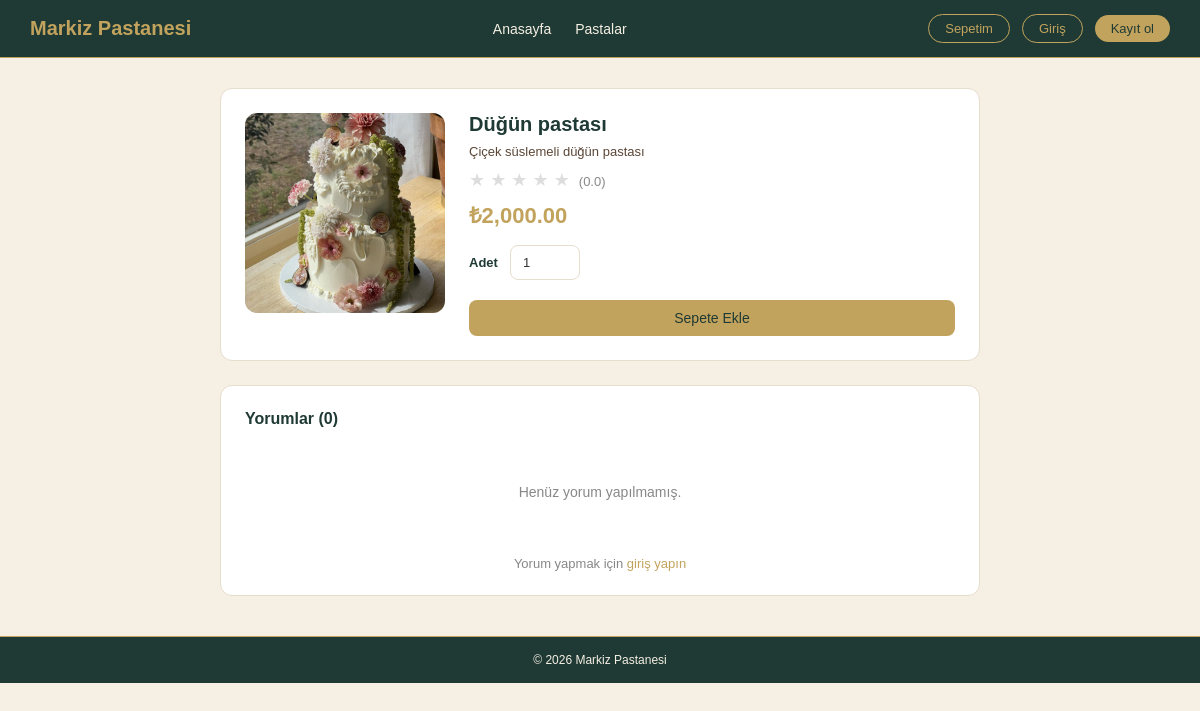
Page /urun_detay.php?id=17 on the committed database.
### tables this page shows
CREATE TABLE `pasta` (
  `Pasta_id` int NOT NULL AUTO_INCREMENT,
  `Kategori_id` int NOT NULL,
  `PastaAdi` varchar(100) NOT NULL,
  `Aciklama` varchar(255) DEFAULT NULL,
  `Fiyat` decimal(10,2) NOT NULL,
  `MevcutMu` tinyint(1) NOT NULL DEFAULT '1',
  `Stok` int NOT NULL DEFAULT '10',
  `Resim` varchar(255) DEFAULT 'default.jpg',
  PRIMARY KEY (`Pasta_id`),
  KEY `Kategori_id` (`Kategori_id`),
  CONSTRAINT `pasta_ibfk_1` FOREIGN KEY (`Kategori_id`) REFERENCES `kategori` (`Kategori_id`) ON DELETE CASCADE ON UPDATE CASCADE,
  CONSTRAINT `pasta_chk_1` CHECK ((`Fiyat` > 0)),
  CONSTRAINT `pasta_chk_2` CHECK ((`Stok` >= 0))
);

### dal/pasta_dal.php (called while the page is built, shortened)
<?php
require_once __DIR__ . '/../dal/db.php';
function pasta_getir_Id($pasta_id) {
    global $pdo;
    $stmt = $pdo->prepare("CALL PastaGetirById(?)");
    $stmt->execute([$pasta_id]);
    return $stmt->fetch(PDO::FETCH_ASSOC);
}
function pastaya_gore_yorumlari_listele($pasta_id) {
    global $pdo;
    $stmt = $pdo->prepare("CALL YorumListeleByPasta(?)");
    $stmt->execute([$pasta_id]);
    return $stmt->fetchAll(PDO::FETCH_ASSOC);
}
function ortalama_puan_hesapla($pasta_id) {
    global $pdo;
    $stmt = $pdo->prepare("SELECT OrtalamaPuanHesapla(?) AS ortalama");
    $stmt->execute([$pasta_id]);
    return $stmt->fetch(PDO::FETCH_ASSOC)['ortalama'];
}
?>

### bl/pasta_bl.php (called while the page is built, shortened)
<?php
require_once __DIR__ . '/../dal/pasta_dal.php';
function pasta_detay_getir($pasta_id) {
    return pasta_getir_Id($pasta_id);
}
function yorumlari_getir($pasta_id) {
    return pastaya_gore_yorumlari_listele($pasta_id);
}
function ortalama_puan_getir($pasta_id) {
    return ortalama_puan_hesapla($pasta_id);
}
?>

### urun_detay.php (the view, shortened to what this page needs)
<?php
require_once 'bl/pasta_bl.php';
$pasta_id = (int)$_GET['id'];
$pasta = pasta_detay_getir($pasta_id);
$yorumlar = yorumlari_getir($pasta_id);
$ortalama = ortalama_puan_getir($pasta_id);
?>
<!DOCTYPE html>
<html lang="tr">
<head>
    <link rel="stylesheet" href="css/style.css">
</head>
<body>
<nav class="navbar">
    <div class="logo">Markiz<span> Pastanesi</span></div>
    <ul class="nav-links">
        <li><a href="index.php">Anasayfa</a></li>
        <li><a href="urunler.php">Pastalar</a></li>
    </ul>
    <div class="nav-actions">
        <a href="sepet.php" class="btn-outline">
            Sepetim
        </a>
        <?php if(isset($_SESSION['musteri'])): ?>
            <a href="siparislerim.php">Siparişlerim</a>
            <a href="cikis.php" class="btn-outline">Çıkış</a>
        <?php else: ?>
            <a href="giris.php" class="btn-outline">Giriş</a>
            <a href="kayit.php" class="btn-fill">Kayıt ol</a>
        <?php endif; ?>
    </div>
</nav>
<div class="detay-wrapper">
    <div class="detay-kart" style="display:flex; gap:24px; align-items:flex-start;">
    <div style="flex-shrink:0;">
        <?php if(!empty($pasta['Resim']) && $pasta['Resim'] !== 'default.jpg'): ?>
            <img src="img/<?= htmlspecialchars($pasta['Resim']) ?>"
                 width="200"
                 height="200"
                 style="object-fit:cover; border-radius:12px;"
                 alt="<?= htmlspecialchars($pasta['PastaAdi']) ?>">
        <?php else: ?>
            <div style="width:200px; height:200px; background:#fbeaf0; border-radius:12px; display:flex; align-items:center; justify-content:center; font-size:52px;">🎂</div>
        <?php endif; ?>
    </div>
        <div class="detay-bilgi">
            <h1><?= htmlspecialchars($pasta['PastaAdi']) ?></h1>
            <p class="detay-aciklama"><?= htmlspecialchars($pasta['Aciklama']) ?></p>
            <div class="detay-puan">
                <?php for($i = 1; $i <= 5; $i++): ?>
                    <span style="color: <?= $i <= $ortalama ? '#ef9f27' : '#ddd' ?>">★</span>
                <?php endfor; ?>
                <span class="puan-sayi">(<?= number_format($ortalama, 1) ?>)</span>
            </div>
            <div class="detay-fiyat">₺<?= number_format($pasta['Fiyat'], 2) ?></div>
            <form method="POST" action="urun_detay.php?id=<?= $pasta_id ?>">
                <div class="form-grup adet-grup">
                    <label>Adet</label>
                    <input type="number" name="adet" value="1" min="1" max="10">
                </div>
                <button type="submit" name="sepete_ekle" class="btn-fill gonder-btn">
                   Sepete Ekle
                </button>
            </form>
        </div>
    </div>
    <div class="yorumlar-bolum">
        <h2>Yorumlar (<?= count($yorumlar) ?>)</h2>
        <?php if(empty($yorumlar)): ?>
            <p class="bos-mesaj">Henüz yorum yapılmamış.</p>
        <?php endif; ?>
        <?php if(isset($_SESSION['musteri'])): ?>
        <div class="yorum-form-bolum">
            <h3>Yorum Yap</h3>
            <form method="POST" action="urun_detay.php?id=<?= $pasta_id ?>">
                <div class="form-grup">
                    <label>Puanınız</label>
                    <select name="puan" required>
                        <option value="5">★★★★★ (5)</option>
                        <option value="4">★★★★☆ (4)</option>
                        <option value="3">★★★☆☆ (3)</option>
                        <option value="2">★★☆☆☆ (2)</option>
                        <option value="1">★☆☆☆☆ (1)</option>
                    </select>
                </div>
                <div class="form-grup">
                    <label>Yorumunuz</label>
                    <textarea name="yorum_metni" rows="3" placeholder="Deneyiminizi paylaşın..." required></textarea>
                </div>
                <button type="submit" name="yorum_gonder" class="btn-fill">Yorum Gönder</button>
            </form>
        </div>
        <?php else: ?>
            <p class="auth-link">Yorum yapmak için <a href="giris.php">giriş yapın</a></p>
        <?php endif; ?>
    </div>
</div>
<footer class="footer">
    <p>© 2026 Markiz Pastanesi</p>
</footer>
</body>
</html>

### css/style.css (style rules this page uses)
* { margin: 0; padding: 0; box-sizing: border-box; font-family: Arial, sans-serif; }
body { background-color: #F5EFE4; color: #333; }
.navbar { background-color: #1F3A34; border-bottom: 1px solid #C2A35D; padding: 0 30px; height: 58px; display: flex; align-items: center; justify-content: space-between; }
.logo { font-size: 20px; font-weight: bold; color: #C2A35D; }
.logo span { color: #C2A35D; }
.nav-links { list-style: none; display: flex; gap: 24px; }
.nav-links a { text-decoration: none; color: #F5EFE4; font-size: 14px; }
.nav-actions { display: flex; align-items: center; gap: 12px; }
.btn-outline { border: 1px solid #C2A35D; color: #C2A35D; background: transparent; padding: 6px 16px; border-radius: 20px; font-size: 13px; text-decoration: none; cursor: pointer; }
.btn-fill { background: #C2A35D; color: #1F3A34; border: none; padding: 6px 16px; border-radius: 20px; font-size: 13px; text-decoration: none; cursor: pointer; display: inline-block; }
.footer { background: #1F3A34; border-top: 1px solid #C2A35D; padding: 16px 30px; text-align: center; font-size: 12px; color: #F5EFE4; margin-top: 40px; }
.bos-mesaj { text-align: center; color: #888; font-size: 14px; padding: 40px; }
.form-grup { margin-bottom: 16px; }
.form-grup label { display: block; font-size: 13px; font-weight: bold; color: #1F3A34; margin-bottom: 6px; }
.form-grup input, .form-grup select, .form-grup textarea { width: 100%; padding: 9px 12px; border: 1px solid #E6DDCC; border-radius: 8px; font-size: 13px; color: #333; outline: none; }
.gonder-btn { width: 100%; padding: 10px; font-size: 14px; border-radius: 8px; margin-top: 8px; }
.auth-link { text-align: center; font-size: 13px; color: #888; margin-top: 16px; }
.auth-link a { color: #C2A35D; text-decoration: none; }
.detay-wrapper { max-width: 800px; margin: 30px auto; padding: 0 20px; }
.detay-bilgi { flex: 1; }
.detay-bilgi h1 { font-size: 20px; color: #1F3A34; margin-bottom: 8px; }
.detay-aciklama { font-size: 13px; color: #5B4636; margin-bottom: 10px; }
.detay-puan { font-size: 18px; margin-bottom: 8px; }
.detay-kart { background: white; border: 1px solid #E6DDCC; border-radius: 12px; padding: 24px; display: flex; gap: 24px; margin-bottom: 24px; }
.puan-sayi { font-size: 13px; color: #888; margin-left: 4px; }
.detay-fiyat { font-size: 22px; font-weight: bold; color: #C2A35D; margin-bottom: 16px; }
.adet-grup { display: flex; align-items: center; gap: 12px; margin-bottom: 12px; }
.adet-grup label { margin-bottom: 0; white-space: nowrap; }
.adet-grup input { width: 70px; }
.yorumlar-bolum { background: white; border: 1px solid #E6DDCC; border-radius: 12px; padding: 24px; }
.yorumlar-bolum h2 { font-size: 16px; color: #1F3A34; margin-bottom: 16px; }

### rows in the picture
pasta: Resim (picture), PastaAdi "Düğün pastası", Aciklama "Çiçek süslemeli düğün pastası", Fiyat "2,000.00"

### other values in the picture
$ortalama "0.0"
count($yorumlar) "0"
